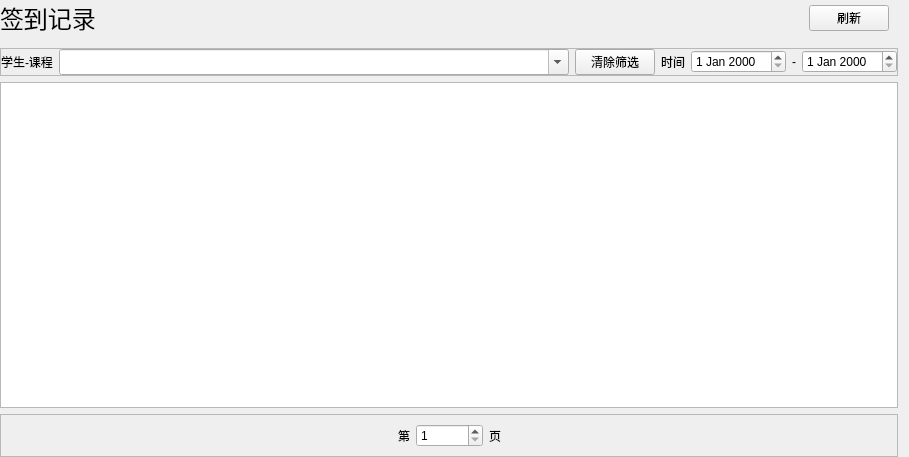
<?xml version="1.0" encoding="UTF-8"?>
<ui version="4.0">
 <class>SignInRecord</class>
 <widget class="QWidget" name="SignInRecord">
  <property name="geometry">
   <rect>
    <x>0</x>
    <y>0</y>
    <width>893</width>
    <height>457</height>
   </rect>
  </property>
  <property name="windowTitle">
   <string>Form</string>
  </property>
  <layout class="QVBoxLayout" name="verticalLayout">
   <property name="spacing">
    <number>6</number>
   </property>
   <property name="leftMargin">
    <number>0</number>
   </property>
   <property name="topMargin">
    <number>0</number>
   </property>
   <property name="bottomMargin">
    <number>0</number>
   </property>
   <item>
    <widget class="QWidget" name="widget" native="true">
     <layout class="QHBoxLayout" name="horizontalLayout">
      <property name="leftMargin">
       <number>0</number>
      </property>
      <property name="topMargin">
       <number>0</number>
      </property>
      <property name="bottomMargin">
       <number>0</number>
      </property>
      <item>
       <widget class="QLabel" name="label">
        <property name="font">
         <font>
          <family>Dubai</family>
          <pointsize>18</pointsize>
         </font>
        </property>
        <property name="text">
         <string>签到记录</string>
        </property>
       </widget>
      </item>
      <item>
       <spacer name="horizontalSpacer">
        <property name="orientation">
         <enum>Qt::Horizontal</enum>
        </property>
        <property name="sizeHint" stdset="0">
         <size>
          <width>40</width>
          <height>20</height>
         </size>
        </property>
       </spacer>
      </item>
      <item>
       <widget class="QPushButton" name="pushButton">
        <property name="text">
         <string>刷新</string>
        </property>
       </widget>
      </item>
     </layout>
    </widget>
   </item>
   <item>
    <widget class="QWidget" name="widget_2" native="true">
     <layout class="QHBoxLayout" name="horizontalLayout_2">
      <property name="leftMargin">
       <number>0</number>
      </property>
      <property name="topMargin">
       <number>0</number>
      </property>
      <property name="rightMargin">
       <number>0</number>
      </property>
      <property name="bottomMargin">
       <number>0</number>
      </property>
     </layout>
    </widget>
   </item>
   <item>
    <widget class="QFrame" name="frame">
     <property name="enabled">
      <bool>true</bool>
     </property>
     <property name="sizePolicy">
      <sizepolicy hsizetype="Preferred" vsizetype="Preferred">
       <horstretch>0</horstretch>
       <verstretch>0</verstretch>
      </sizepolicy>
     </property>
     <property name="frameShape">
      <enum>QFrame::StyledPanel</enum>
     </property>
     <property name="frameShadow">
      <enum>QFrame::Raised</enum>
     </property>
     <layout class="QHBoxLayout" name="horizontalLayout_3">
      <property name="leftMargin">
       <number>0</number>
      </property>
      <property name="topMargin">
       <number>0</number>
      </property>
      <property name="rightMargin">
       <number>0</number>
      </property>
      <property name="bottomMargin">
       <number>0</number>
      </property>
      <item>
       <widget class="QLabel" name="label_2">
        <property name="text">
         <string>学生-课程</string>
        </property>
       </widget>
      </item>
      <item>
       <widget class="QComboBox" name="comboBox">
        <property name="sizePolicy">
         <sizepolicy hsizetype="Preferred" vsizetype="Preferred">
          <horstretch>0</horstretch>
          <verstretch>0</verstretch>
         </sizepolicy>
        </property>
        <property name="editable">
         <bool>true</bool>
        </property>
        <property name="maxVisibleItems">
         <number>10</number>
        </property>
        <property name="sizeAdjustPolicy">
         <enum>QComboBox::AdjustToContentsOnFirstShow</enum>
        </property>
        <property name="minimumContentsLength">
         <number>60</number>
        </property>
        <property name="modelColumn">
         <number>0</number>
        </property>
       </widget>
      </item>
      <item>
       <widget class="QPushButton" name="pushButton_2">
        <property name="text">
         <string>清除筛选</string>
        </property>
       </widget>
      </item>
      <item>
       <widget class="QLabel" name="label_3">
        <property name="text">
         <string>时间</string>
        </property>
       </widget>
      </item>
      <item>
       <widget class="QDateEdit" name="dateEdit"/>
      </item>
      <item>
       <widget class="QLabel" name="label_4">
        <property name="sizePolicy">
         <sizepolicy hsizetype="Preferred" vsizetype="Preferred">
          <horstretch>0</horstretch>
          <verstretch>0</verstretch>
         </sizepolicy>
        </property>
        <property name="text">
         <string>-</string>
        </property>
       </widget>
      </item>
      <item>
       <widget class="QDateEdit" name="dateEdit_2"/>
      </item>
      <item>
       <spacer name="horizontalSpacer_2">
        <property name="orientation">
         <enum>Qt::Horizontal</enum>
        </property>
        <property name="sizeHint" stdset="0">
         <size>
          <width>40</width>
          <height>20</height>
         </size>
        </property>
       </spacer>
      </item>
     </layout>
    </widget>
   </item>
   <item>
    <widget class="QTableView" name="tableView"/>
   </item>
   <item>
    <widget class="QFrame" name="frame_2">
     <property name="frameShape">
      <enum>QFrame::StyledPanel</enum>
     </property>
     <property name="frameShadow">
      <enum>QFrame::Raised</enum>
     </property>
     <layout class="QHBoxLayout" name="horizontalLayout_4">
      <item>
       <spacer name="horizontalSpacer_3">
        <property name="orientation">
         <enum>Qt::Horizontal</enum>
        </property>
        <property name="sizeHint" stdset="0">
         <size>
          <width>40</width>
          <height>20</height>
         </size>
        </property>
       </spacer>
      </item>
      <item>
       <widget class="QLabel" name="label_5">
        <property name="text">
         <string>第</string>
        </property>
       </widget>
      </item>
      <item>
       <widget class="QSpinBox" name="spinBox">
        <property name="minimumSize">
         <size>
          <width>60</width>
          <height>0</height>
         </size>
        </property>
        <property name="minimum">
         <number>1</number>
        </property>
        <property name="maximum">
         <number>999999999</number>
        </property>
       </widget>
      </item>
      <item>
       <widget class="QLabel" name="label_6">
        <property name="text">
         <string>页</string>
        </property>
       </widget>
      </item>
      <item>
       <spacer name="horizontalSpacer_4">
        <property name="orientation">
         <enum>Qt::Horizontal</enum>
        </property>
        <property name="sizeHint" stdset="0">
         <size>
          <width>40</width>
          <height>20</height>
         </size>
        </property>
       </spacer>
      </item>
     </layout>
    </widget>
   </item>
  </layout>
 </widget>
 <resources/>
 <connections/>
</ui>
